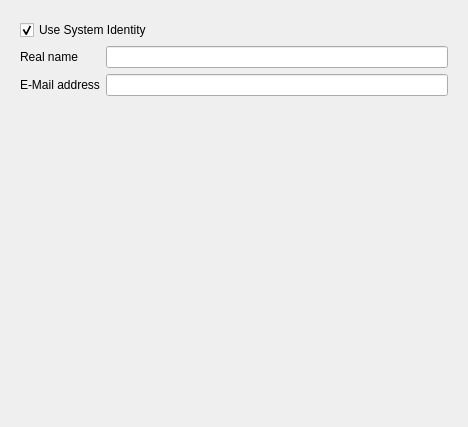
<ui version="4.0" >
 <class>IdentityWidgetUi</class>
 <widget class="QWidget" name="IdentityWidgetUi" >
  <property name="geometry" >
   <rect>
    <x>0</x>
    <y>0</y>
    <width>468</width>
    <height>427</height>
   </rect>
  </property>
  <layout class="QVBoxLayout" name="verticalLayout" >
   <item>
    <widget class="QWidget" native="1" name="widget" >
     <layout class="QVBoxLayout" name="verticalLayout_2" >
      <item>
       <widget class="QCheckBox" name="kcfg_UseSystemIdentity" >
        <property name="text" >
         <string>Use System Identity</string>
        </property>
        <property name="checked" >
         <bool>true</bool>
        </property>
       </widget>
      </item>
      <item>
       <layout class="QFormLayout" name="formLayout" >
        <property name="sizeConstraint" >
         <enum>QLayout::SetDefaultConstraint</enum>
        </property>
        <item row="0" column="0" >
         <widget class="QLabel" name="label" >
          <property name="text" >
           <string>Real name</string>
          </property>
         </widget>
        </item>
        <item row="0" column="1" >
         <widget class="KLineEdit" name="kcfg_UserName" />
        </item>
        <item row="1" column="0" >
         <widget class="QLabel" name="label_2" >
          <property name="text" >
           <string>E-Mail address</string>
          </property>
         </widget>
        </item>
        <item row="1" column="1" >
         <widget class="KLineEdit" name="kcfg_UserEmail" />
        </item>
       </layout>
      </item>
     </layout>
    </widget>
   </item>
  </layout>
 </widget>
 <customwidgets>
  <customwidget>
   <class>KLineEdit</class>
   <extends>QLineEdit</extends>
   <header>klineedit.h</header>
  </customwidget>
 </customwidgets>
 <resources/>
 <connections/>
</ui>
